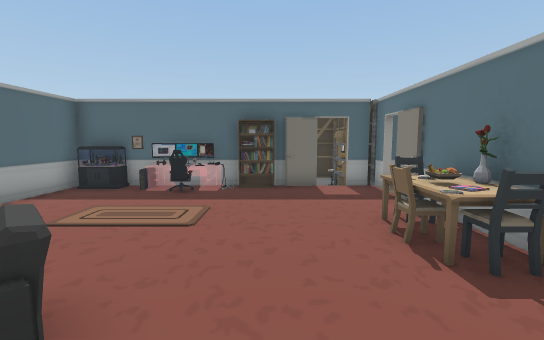
view 1 (above)

20 first-person views from a walk through a Unity game level. The camera is 1.5 m above the floor, tilts 6° down and sees 90° across. Doors are open. The floor is counted in squares, 1 m on a side. Each view is taken from the middle of a square. On the plan, view 1 faces up. The plan holds only what a view shows up to about 14 squares ahead; the rest is blank. The player character is not drawn. Some surface patterns are stand-ins.

view 2
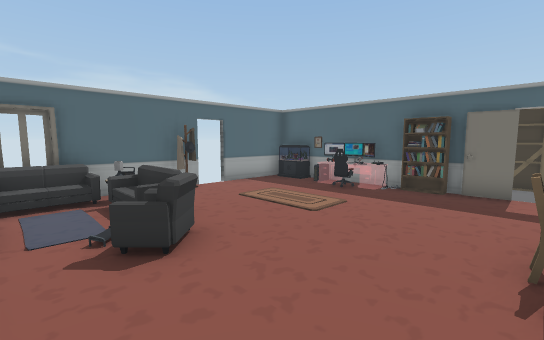

view 3
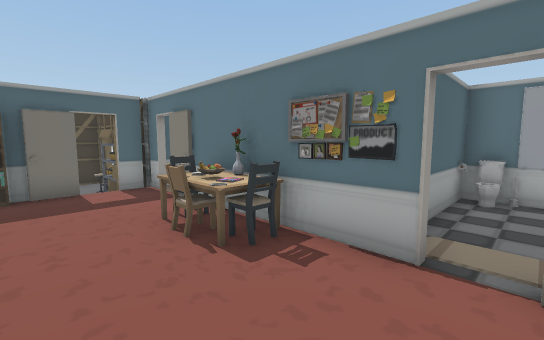

view 4
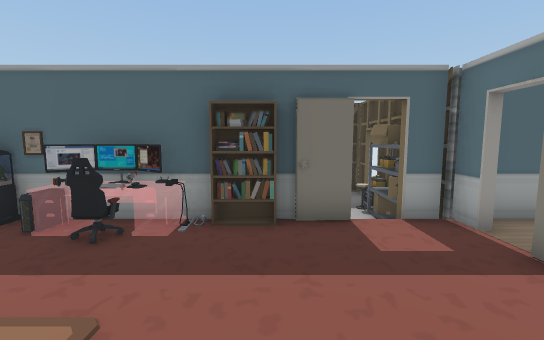

view 5
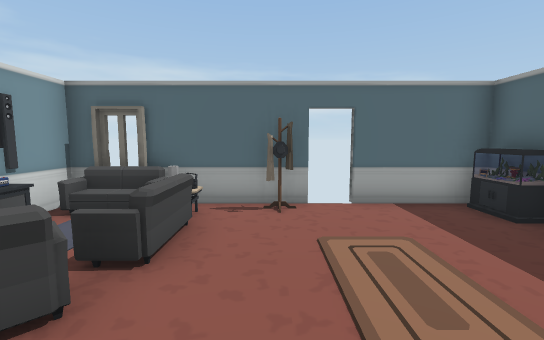

view 6
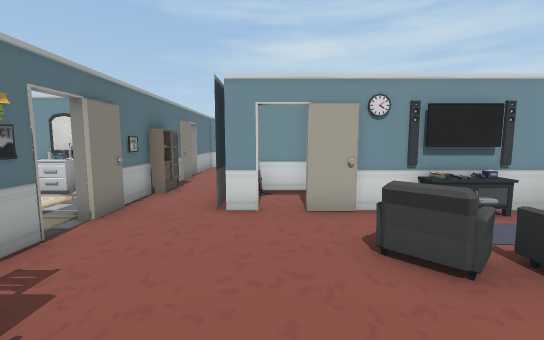

view 7
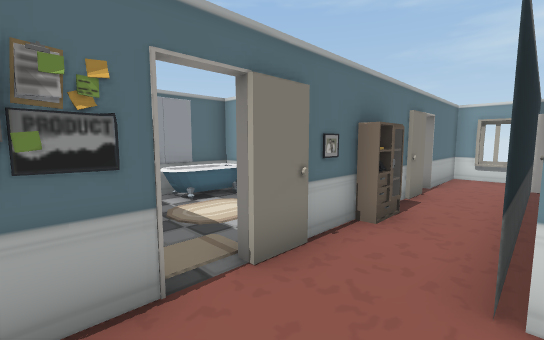

view 8
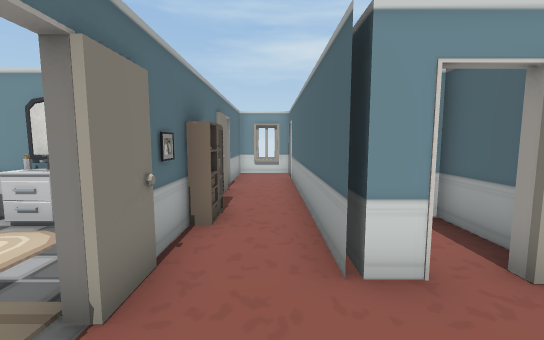

view 9
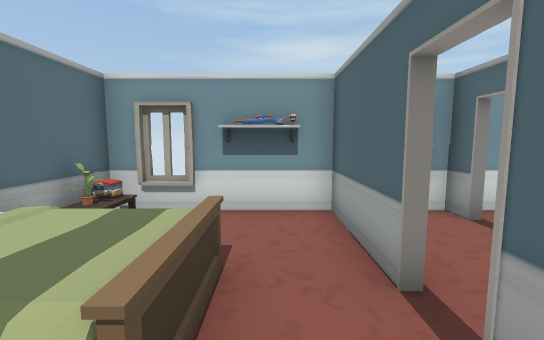

view 10
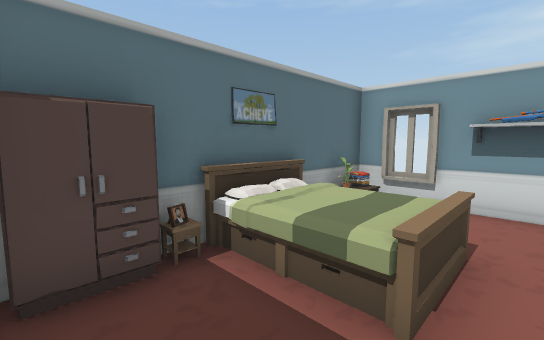

view 11
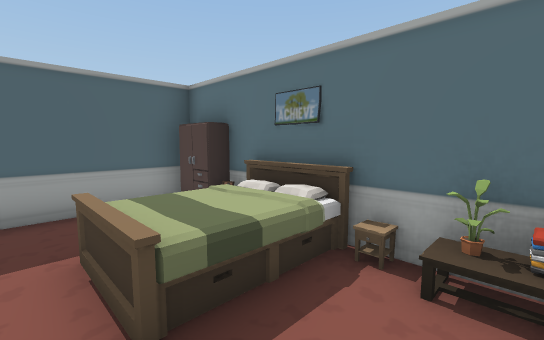

view 12
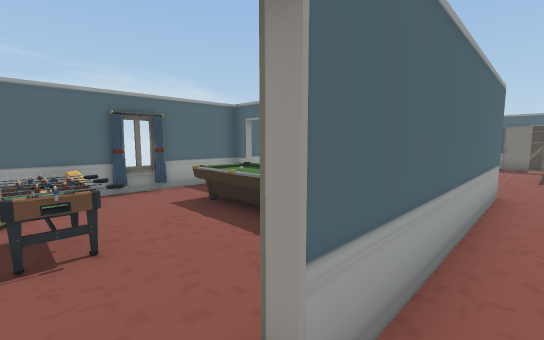

view 13
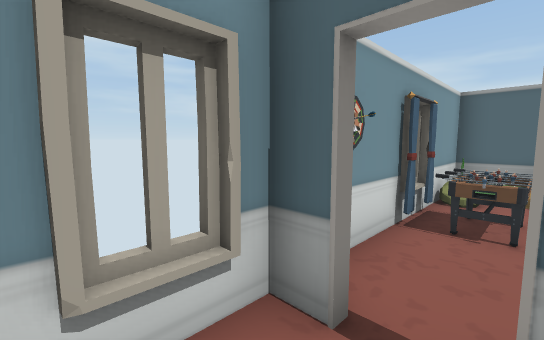

view 14
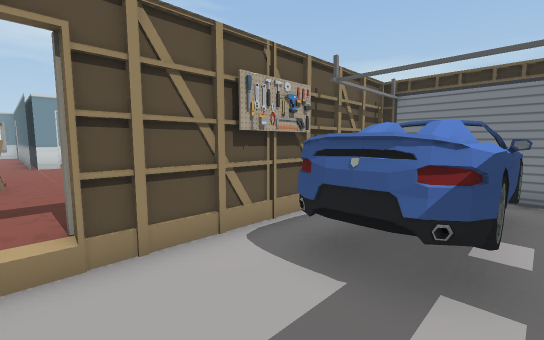

view 15
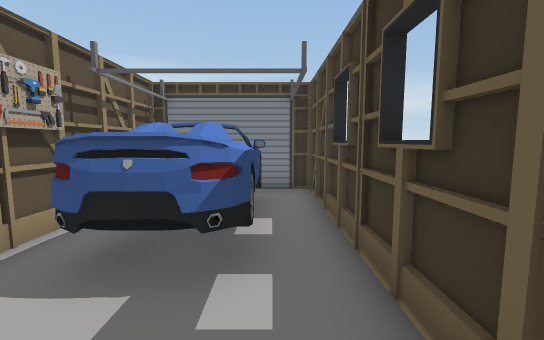

view 16
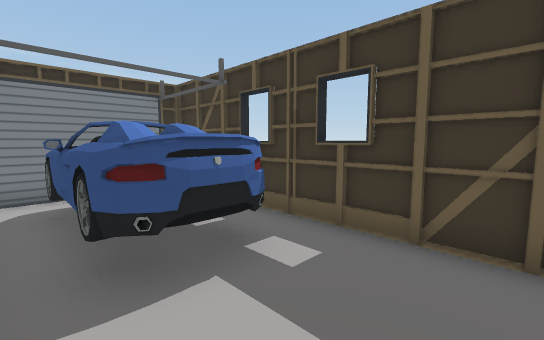

view 17
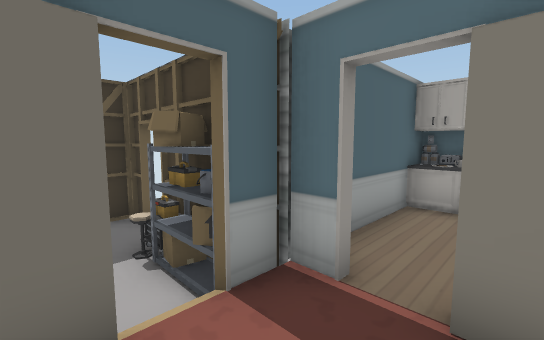

view 18
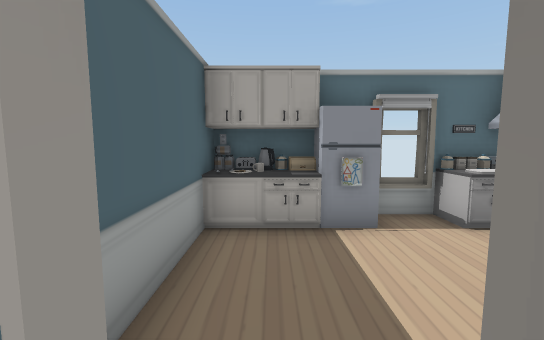

view 19
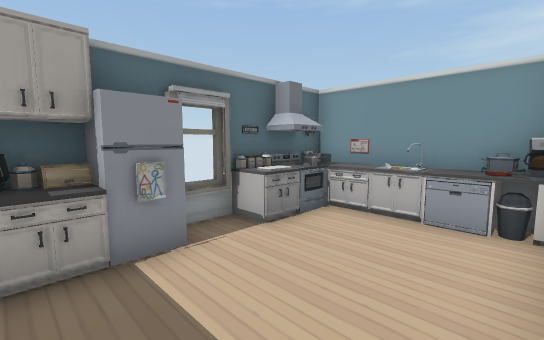

view 20
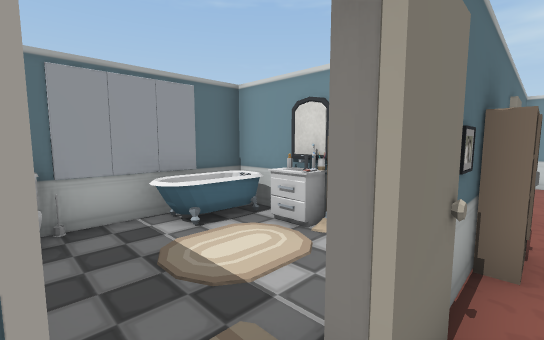

### Floor plan
Key: @ floor where view 1 was taken; # wall or solid block; x gap in a wall; . main floor; - floor 0.5 m lower than the main floor; D open door; v drop or lower ground; S shelf; E desk; M monitor; B bookshelf; C chair; T table; F sofa; R rack; U rug; A bed; W wardrobe; N counter; I fridge; O other object.
Columns run from 7 left of view 1 to 9 right of it. Each row starts with its distance up from view 1.
 14 ##########D
 13 #-OOOOO----
 12 #   OOO---O
 11 #-OOOOO---S
 10 #----E----S
  9 #OOOMOBO#.#####N#
  8 #.. C ........OO#
  7 #..........#...I#
  6 D..........#...##
  5 D........TC#...O#
  4 #R.......CO#..NO#
  3 #........TCNNONOO
  2 #FF FF.....NOONO#
  1 ##.........######
  0 #vUUO..@...UUU.O#
 -1 # O O #.#..#UUUO#
 -2 #     #.#..#UUUO#
 -3 ##    #OO.S# OOO#
 -4 ##      #.S#.O.W#
 -5  # TT   #.##...W#
 -6  #.TTT   ..#.AAA#
 -7 ##.     #....AAO#
 -8 ##......#..#.AAA#
 -9 #OOTTT..x..#...##
-10 # OTTT..x..#...O#
-11 #O###############

Where each view was taken, in squares from view 1:
view 1: 0 up, 0 right, facing up
view 2: 0 up, 2 right, facing up-left
view 3: 0 up, 0 right, facing up-right
view 4: 4 up, 0 right, facing up
view 5: 4 up, 0 right, facing left
view 6: 5 up, 0 right, facing down
view 7: 2 up, 1 right, facing down-right
view 8: 2 up, 2 right, facing down
view 9: 5 down, 5 right, facing down
view 10: 4 down, 5 right, facing down-right
view 11: 10 down, 5 right, facing up-right
view 12: 10 down, 2 right, facing up-left
view 13: 9 down, 3 right, facing down-left
view 14: 13 up, 2 right, facing down-left
view 15: 13 up, 2 right, facing left
view 16: 10 up, 2 right, facing up-left
view 17: 7 up, 1 right, facing up-right
view 18: 8 up, 3 right, facing right
view 19: 8 up, 4 right, facing down-right
view 20: 1 up, 3 right, facing down-right
